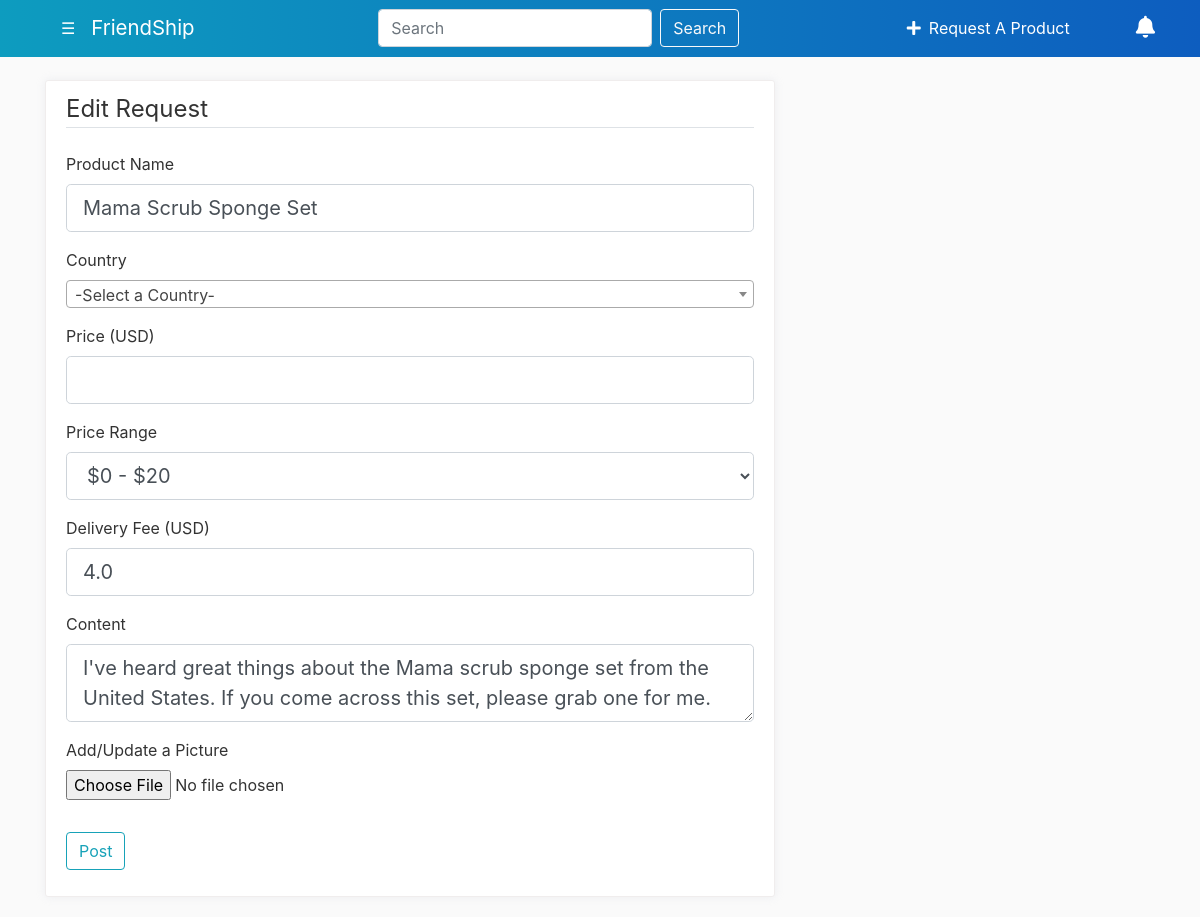
The app's page /post/31/update (signed in) with its own data.
### friendship/models.py (models this page shows, shortened)
class Post(db.Model):
    id = db.Column(db.Integer, primary_key=True)
    product_name = db.Column(db.String(100), nullable=False)
    date_posted = db.Column(db.DateTime, nullable=False, default=datetime.utcnow)
    content = db.Column(db.String(150), nullable=False)
    user_id = db.Column(db.Integer, db.ForeignKey('user.id'), nullable=False) #author. Why lowercase U ? in the User model,
    country = db.Column(db.String(100), nullable=False)
    price = db.Column(db.Float, nullable=True)
    price_range=db.Column(db.String(20), nullable=False)
    tip_amount = db.Column(db.Float, nullable=False)
    image_file = db.Column(db.String(20), nullable=True)
    help_requests = db.relationship('HelpRequest', foreign_keys='HelpRequest.post_id', backref='post', lazy=True)
    accepted_help_request_id = db.Column(db.Integer, db.ForeignKey('help_request.id'), nullable=True)
    accepted_help_request = db.relationship('HelpRequest', foreign_keys=[accepted_help_request_id])
    is_arrived= db.Column(db.Boolean, nullable=False, default=False) # new field
    is_arrived_confirmed=db.Column(db.Boolean, nullable=False, default=False)
    current_cancelled_request_id=db.Column(db.Integer, db.ForeignKey('help_request.id'), nullable=True)
    shares = db.relationship('PostShare', backref='post', lazy=True) #IGNORE IT, WE DID NOT USE IT

### friendship/routes.py (the view)
@app.route("/post/<int:post_id>/update",  methods=['GET', 'POST'])
@login_required
def update_post(post_id):
    post=db.session.query(Post).get_or_404(post_id) #if post does not exist, then return 404
    if post.author != current_user: #verify that the post belongs to the current user
        abort(403)
    if post.help_requests:
        abort(403)
    form = PostForm()
    if form.validate_on_submit():
        if form.picture.data:
            picture_filename = save_picture(form.picture.data, 250, 'static/post_pics')
            post.image_file=picture_filename
        if form.price.data:
            post.price=form.price.data
            post.price_range=get_price_range(form.price.data)
        else: #no price
            post.price_range = form.price_range.data
        post.product_name= form.product_name.data
        post.country = form.country.data
        post.tip_amount=form.tip_amount.data
        post.content = form.content.data
        db.session.commit() #update db
        flash('Your request has been updated!','success')
        return redirect(url_for('post', post_id=post.id))
    elif request.method == 'GET':  #filling the form with current post data
        form.product_name.data=post.product_name
        form.country.data = post.country
        if post.price:
            form.price.data=post.price
        form.price_range.data = post.price_range
        form.tip_amount.data= post.tip_amount
        form.content.data=post.content
    return render_template('create_post.html', title='Edit Request', form=form, legend='Edit Request')

### friendship/forms.py (shortened to what this page needs)
class PostForm(FlaskForm):
    product_name = StringField('Product Name', validators=[DataRequired()]) #DataRequired because every post has to have a title
    country = SelectField('Country', choices=[('', '-Select a Country-')]+[(country.name, country.name) for country in pycountry.countries],
                          validators=[InputRequired()])
    price = FloatField('Price (USD)',  validators=[Optional(), NumberRange(min=0)])
    price_range = SelectField('Price Range',validators=[Optional()], choices=[('', '-Select a Price Range-'), ('$0 - $20', '$0 - $20'), ('$20 - $50', '$20 - $50'), ('$50 - $100', '$50 - $100'), ('$100 - $200', '$100 - $200'), ('$200 - $500', '$200 - $500'), ('$500+', '$500+')])
    tip_amount = FloatField('Delivery Fee (USD)', validators=[DataRequired(),NumberRange(min=0)])
    content = TextAreaField('Content', validators=[DataRequired(), length(max=140)])
    picture = FileField('Add/Update a Picture', validators=[FileAllowed(['jpg', 'png'])])
    submit = SubmitField('Post')

### friendship/models.py (called while the page is built)
@login_manager.user_loader
def load_user(user_id):
    return db.session.query(User).get(int(user_id))

### friendship/routes.py (called while the page is built)
@app.context_processor
def inject_notifications():
    if current_user.is_authenticated:
        if current_user.notifications:
            notifications = current_user.notifications
            notifications=sorted(notifications, key=lambda p: p.date_created, reverse=True)
            notifications=notifications[:6]
            return dict(notifications=notifications, unread_count=current_user.unread_notifications_counter)
        else:
            return dict(notifications=[], unread_count=0)
    else:
        return dict()

@app.template_filter('string_to_dict')
def string_to_dict(value):
    return json.loads(value)

### friendship/templates/create_post.html (shortened to what this page needs)
{% extends "layout.html" %}
{% block content %}
        <div class="content-section">
            <form method="POST" action="" enctype="multipart/form-data">
                <fieldset class="form-group">
                    <legend class="border-bottom mb-4">{{ legend }}</legend>
                    <div class="form-group">
                        {{ form.product_name.label(class="form-control-label") }}
                        {% if form.product_name.errors %}
                        {{ form.product_name(class="form-control form-control-lg is-invalid select2") }}
                        <div class="invalid-feedback">
                            {% for error in form.product_name.errors %}
                            <span>{{ error }}</span>
                            {% endfor %}
                        </div>
                        {% else %}
                        {{ form.product_name(class="form-control form-control-lg") }}
                        {% endif %}
                    </div>
                    <div class="form-group">
                        {{ form.country.label(class="form-control-label") }}
                    </div>
                    <div class="form-group">
                        {{ form.price.label(class="form-control-label") }}
                        {% if form.price.errors %}
                        {{ form.price(class="form-control form-control-lg is-invalid") }}
                        <div class="invalid-feedback">
                            {% for error in form.price.errors %}
                            <span>{{ error }}</span>
                            {% endfor %}
                        </div>
                        {% else %}
                        {{ form.price(class="form-control form-control-lg") }}
                        {% endif %}
                    </div>
                    <div class="form-group">
                        {{ form.price_range.label(class="form-control-label") }}
                        {% if form.price_range.errors %}
                            {{ form.price_range(class="form-control form-control-lg is-invalid") }}
                            <div class="invalid-feedback">
                                {% for error in form.price_range.errors %}
                                    <span>{{ error }}</span>
                                {% endfor %}
                            </div>
                        {% else %}
                            {{ form.price_range(class="form-control form-control-lg") }}
                         {% endif %}
                    </div>
                    <div class="form-group">
                        {{ form.tip_amount.label(class="form-control-label") }}
                        {% if form.tip_amount.errors %}
                        {{ form.tip_amount(class="form-control form-control-lg is-invalid") }}
                        <div class="invalid-feedback">
                            {% for error in form.tip_amount.errors %}
                            <span>{{ error }}</span>
                            {% endfor %}
                        </div>
                        {% else %}
                        {{ form.tip_amount(class="form-control form-control-lg") }}
                        {% endif %}
                    </div>
                    <div class="form-group">
                        {{ form.content.label(class="form-control-label") }}
                        {% if form.content.errors %}
                        {{ form.content(class="form-control form-control-lg is-invalid") }}
                        <div class="invalid-feedback">
                            {% for error in form.content.errors %}
                            <span>{{ error }}</span>
                            {% endfor %}
                        </div>
                        {% else %}
                        {{ form.content(class="form-control form-control-lg") }}
                        {% endif %}
                    </div>
                     <div class="form-group">
                        {{ form.picture.label() }}
                        {{ form.picture(class="form-control-file") }}
                    </div>
                </fieldset>
                <div class="form-group">
                    {{ form.submit(class="btn btn-outline-info") }}
                </div>
            </form>
        </div>
{% endblock content %}

### friendship/static/main.css (style rules this page uses)
body { background: #fafafa; color: #333333; margin-top: 5rem; }
.content-section { background: #ffffff; padding: 10px 20px; border: 1px solid #f0eded; border-radius: 3px; margin-bottom: 20px; box-shadow: 0 0 10px 0 rgba(183, 192, 206, 0.2); -webkit-box-shadow: 0 0 10px 0 rgba(183, 192, 206, 0.2); -moz-box-shadow: 0 0 10px 0 rgba(183, 192, 206, 0.2); -ms-box-shadow: 0 0 10px 0 rgba(183, 192, 206, 0.2); }

### records on screen
Post: product_name "Mama Scrub Sponge Set", price_range "$0 - $20", tip_amount "4.0", content "I've heard great things about the Mama scrub sponge set from the United States. If you come across this set, please grab one for me."

### other values on screen
{{ legend }} "Edit Request"
